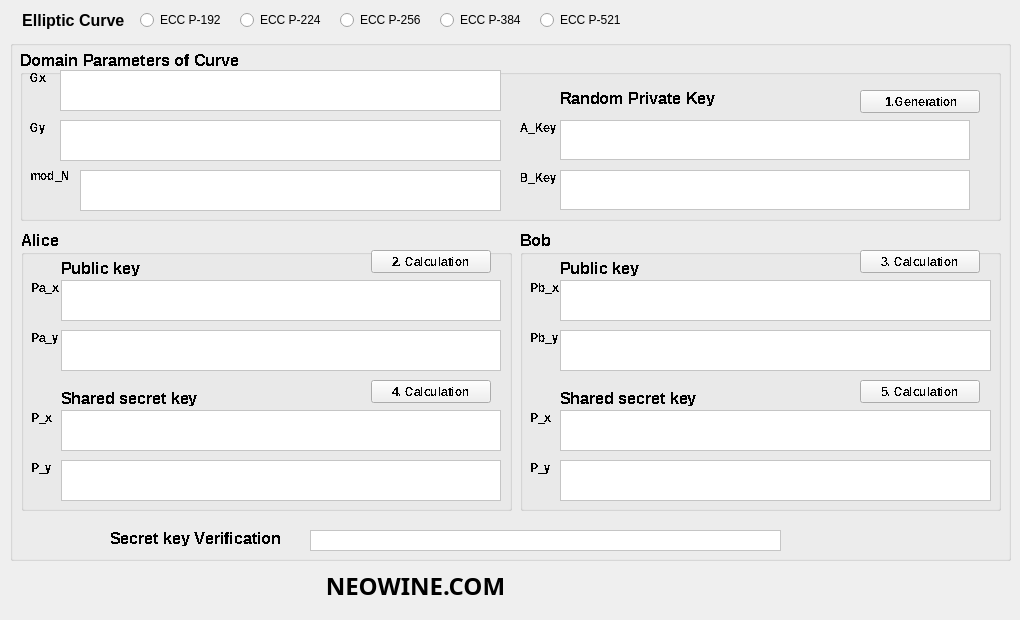
   <widget class="QWidget" name="tab">
    <attribute name="title">
     <string>ECDH</string>
    </attribute>
    <widget class="QGroupBox" name="groupBox_5">
     <property name="geometry">
      <rect>
       <x>10</x>
       <y>40</y>
       <width>1001</width>
       <height>521</height>
      </rect>
     </property>
     <property name="font">
      <font>
       <family>Arial</family>
       <pointsize>18</pointsize>
       <weight>75</weight>
       <bold>true</bold>
       <stylestrategy>NoAntialias</stylestrategy>
       <kerning>false</kerning>
      </font>
     </property>
     <property name="title">
      <string/>
     </property>
     <widget class="QGroupBox" name="groupBox_2">
      <property name="geometry">
       <rect>
        <x>10</x>
        <y>10</y>
        <width>981</width>
        <height>171</height>
       </rect>
      </property>
      <property name="font">
       <font>
        <pointsize>12</pointsize>
        <weight>75</weight>
        <bold>true</bold>
       </font>
      </property>
      <property name="title">
       <string>Domain Parameters of Curve</string>
      </property>
      <widget class="QLabel" name="label_2">
       <property name="geometry">
        <rect>
         <x>10</x>
         <y>20</y>
         <width>21</width>
         <height>16</height>
        </rect>
       </property>
       <property name="font">
        <font>
         <pointsize>9</pointsize>
        </font>
       </property>
       <property name="text">
        <string>Gx</string>
       </property>
      </widget>
      <widget class="QLabel" name="label_5">
       <property name="geometry">
        <rect>
         <x>10</x>
         <y>70</y>
         <width>21</width>
         <height>16</height>
        </rect>
       </property>
       <property name="font">
        <font>
         <pointsize>9</pointsize>
        </font>
       </property>
       <property name="text">
        <string>Gy</string>
       </property>
      </widget>
      <widget class="QLabel" name="label_4">
       <property name="geometry">
        <rect>
         <x>10</x>
         <y>120</y>
         <width>56</width>
         <height>12</height>
        </rect>
       </property>
       <property name="font">
        <font>
         <pointsize>9</pointsize>
        </font>
       </property>
       <property name="text">
        <string>mod_N</string>
       </property>
      </widget>
      <widget class="QTextBrowser" name="edit_gx">
       <property name="geometry">
        <rect>
         <x>40</x>
         <y>20</y>
         <width>441</width>
         <height>41</height>
        </rect>
       </property>
       <property name="font">
        <font>
         <pointsize>9</pointsize>
         <weight>50</weight>
         <bold>false</bold>
        </font>
       </property>
       <property name="styleSheet">
        <string notr="true">background-color: rgb(255, 255, 255);</string>
       </property>
       <property name="verticalScrollBarPolicy">
        <enum>Qt::ScrollBarAsNeeded</enum>
       </property>
      </widget>
      <widget class="QTextBrowser" name="edit_gy">
       <property name="geometry">
        <rect>
         <x>40</x>
         <y>70</y>
         <width>441</width>
         <height>41</height>
        </rect>
       </property>
       <property name="font">
        <font>
         <pointsize>9</pointsize>
         <weight>50</weight>
         <bold>false</bold>
        </font>
       </property>
       <property name="styleSheet">
        <string notr="true">background-color: rgb(255, 255, 255);</string>
       </property>
       <property name="verticalScrollBarPolicy">
        <enum>Qt::ScrollBarAsNeeded</enum>
       </property>
      </widget>
      <widget class="QTextBrowser" name="edit_p">
       <property name="geometry">
        <rect>
         <x>60</x>
         <y>120</y>
         <width>421</width>
         <height>41</height>
        </rect>
       </property>
       <property name="font">
        <font>
         <pointsize>9</pointsize>
         <weight>50</weight>
         <bold>false</bold>
        </font>
       </property>
       <property name="styleSheet">
        <string notr="true">background-color: rgb(255, 255, 255);</string>
       </property>
       <property name="verticalScrollBarPolicy">
        <enum>Qt::ScrollBarAsNeeded</enum>
       </property>
      </widget>
      <widget class="QLabel" name="label_6">
       <property name="geometry">
        <rect>
         <x>500</x>
         <y>70</y>
         <width>41</width>
         <height>16</height>
        </rect>
       </property>
       <property name="font">
        <font>
         <pointsize>9</pointsize>
        </font>
       </property>
       <property name="text">
        <string>A_Key</string>
       </property>
      </widget>
      <widget class="QLabel" name="label_7">
       <property name="geometry">
        <rect>
         <x>500</x>
         <y>120</y>
         <width>41</width>
         <height>16</height>
        </rect>
       </property>
       <property name="font">
        <font>
         <pointsize>9</pointsize>
        </font>
       </property>
       <property name="text">
        <string>B_Key</string>
       </property>
      </widget>
      <widget class="QLabel" name="label_3">
       <property name="geometry">
        <rect>
         <x>540</x>
         <y>40</y>
         <width>161</width>
         <height>16</height>
        </rect>
       </property>
       <property name="font">
        <font>
         <pointsize>12</pointsize>
        </font>
       </property>
       <property name="text">
        <string>Random Private Key</string>
       </property>
      </widget>
      <widget class="QPushButton" name="pb_rng">
       <property name="geometry">
        <rect>
         <x>840</x>
         <y>40</y>
         <width>120</width>
         <height>23</height>
        </rect>
       </property>
       <property name="font">
        <font>
         <pointsize>9</pointsize>
        </font>
       </property>
       <property name="text">
        <string> 1.Generation</string>
       </property>
      </widget>
      <widget class="QTextEdit" name="edit_ka">
       <property name="geometry">
        <rect>
         <x>540</x>
         <y>70</y>
         <width>410</width>
         <height>40</height>
        </rect>
       </property>
       <property name="font">
        <font>
         <pointsize>9</pointsize>
         <weight>50</weight>
         <bold>false</bold>
        </font>
       </property>
       <property name="styleSheet">
        <string notr="true">background-color: rgb(255, 255, 255);</string>
       </property>
      </widget>
      <widget class="QTextEdit" name="edit_kb">
       <property name="geometry">
        <rect>
         <x>540</x>
         <y>120</y>
         <width>410</width>
         <height>40</height>
        </rect>
       </property>
       <property name="font">
        <font>
         <pointsize>9</pointsize>
         <weight>50</weight>
         <bold>false</bold>
        </font>
       </property>
       <property name="styleSheet">
        <string notr="true">background-color: rgb(255, 255, 255);</string>
       </property>
      </widget>
     </widget>
     <widget class="QGroupBox" name="groupBox_3">
      <property name="geometry">
       <rect>
        <x>510</x>
        <y>190</y>
        <width>481</width>
        <height>281</height>
       </rect>
      </property>
      <property name="font">
       <font>
        <pointsize>12</pointsize>
        <weight>75</weight>
        <bold>true</bold>
       </font>
      </property>
      <property name="title">
       <string>Bob</string>
      </property>
      <widget class="QTextBrowser" name="edit_pbx">
       <property name="geometry">
        <rect>
         <x>40</x>
         <y>50</y>
         <width>431</width>
         <height>41</height>
        </rect>
       </property>
       <property name="font">
        <font>
         <pointsize>9</pointsize>
         <weight>50</weight>
         <bold>false</bold>
        </font>
       </property>
       <property name="styleSheet">
        <string notr="true">background-color: rgb(255, 255, 255);</string>
       </property>
       <property name="verticalScrollBarPolicy">
        <enum>Qt::ScrollBarAsNeeded</enum>
       </property>
      </widget>
      <widget class="QTextBrowser" name="edit_secretbx">
       <property name="geometry">
        <rect>
         <x>40</x>
         <y>180</y>
         <width>431</width>
         <height>41</height>
        </rect>
       </property>
       <property name="font">
        <font>
         <pointsize>9</pointsize>
         <weight>50</weight>
         <bold>false</bold>
        </font>
       </property>
       <property name="styleSheet">
        <string notr="true">background-color: rgb(255, 255, 255);</string>
       </property>
       <property name="verticalScrollBarPolicy">
        <enum>Qt::ScrollBarAsNeeded</enum>
       </property>
      </widget>
      <widget class="QTextBrowser" name="edit_pby">
       <property name="geometry">
        <rect>
         <x>40</x>
         <y>100</y>
         <width>431</width>
         <height>41</height>
        </rect>
       </property>
       <property name="font">
        <font>
         <pointsize>9</pointsize>
         <weight>50</weight>
         <bold>false</bold>
        </font>
       </property>
       <property name="styleSheet">
        <string notr="true">background-color: rgb(255, 255, 255);</string>
       </property>
       <property name="verticalScrollBarPolicy">
        <enum>Qt::ScrollBarAsNeeded</enum>
       </property>
      </widget>
      <widget class="QTextBrowser" name="edit_secretby">
       <property name="geometry">
        <rect>
         <x>40</x>
         <y>230</y>
         <width>431</width>
         <height>41</height>
        </rect>
       </property>
       <property name="font">
        <font>
         <pointsize>9</pointsize>
         <weight>50</weight>
         <bold>false</bold>
        </font>
       </property>
       <property name="styleSheet">
        <string notr="true">background-color: rgb(255, 255, 255);</string>
       </property>
       <property name="verticalScrollBarPolicy">
        <enum>Qt::ScrollBarAsNeeded</enum>
       </property>
      </widget>
      <widget class="QPushButton" name="pb_bob_pk">
       <property name="geometry">
        <rect>
         <x>340</x>
         <y>20</y>
         <width>120</width>
         <height>23</height>
        </rect>
       </property>
       <property name="font">
        <font>
         <pointsize>9</pointsize>
        </font>
       </property>
       <property name="text">
        <string>3. Calculation</string>
       </property>
      </widget>
      <widget class="QPushButton" name="pb_bob_s">
       <property name="geometry">
        <rect>
         <x>340</x>
         <y>150</y>
         <width>120</width>
         <height>23</height>
        </rect>
       </property>
       <property name="font">
        <font>
         <pointsize>9</pointsize>
        </font>
       </property>
       <property name="text">
        <string>5. Calculation</string>
       </property>
      </widget>
      <widget class="QLabel" name="label">
       <property name="geometry">
        <rect>
         <x>40</x>
         <y>30</y>
         <width>81</width>
         <height>16</height>
        </rect>
       </property>
       <property name="font">
        <font>
         <pointsize>12</pointsize>
        </font>
       </property>
       <property name="text">
        <string>Public key</string>
       </property>
      </widget>
      <widget class="QLabel" name="label_11">
       <property name="geometry">
        <rect>
         <x>40</x>
         <y>160</y>
         <width>141</width>
         <height>16</height>
        </rect>
       </property>
       <property name="font">
        <font>
         <pointsize>12</pointsize>
        </font>
       </property>
       <property name="text">
        <string>Shared secret key</string>
       </property>
      </widget>
      <widget class="QLabel" name="label_15">
       <property name="geometry">
        <rect>
         <x>10</x>
         <y>100</y>
         <width>31</width>
         <height>16</height>
        </rect>
       </property>
       <property name="font">
        <font>
         <pointsize>9</pointsize>
        </font>
       </property>
       <property name="text">
        <string>Pb_y</string>
       </property>
      </widget>
      <widget class="QLabel" name="label_14">
       <property name="geometry">
        <rect>
         <x>10</x>
         <y>50</y>
         <width>31</width>
         <height>16</height>
        </rect>
       </property>
       <property name="font">
        <font>
         <pointsize>9</pointsize>
        </font>
       </property>
       <property name="text">
        <string>Pb_x</string>
       </property>
      </widget>
      <widget class="QLabel" name="label_19">
       <property name="geometry">
        <rect>
         <x>10</x>
         <y>180</y>
         <width>31</width>
         <height>16</height>
        </rect>
       </property>
       <property name="font">
        <font>
         <pointsize>9</pointsize>
        </font>
       </property>
       <property name="text">
        <string>P_x</string>
       </property>
      </widget>
      <widget class="QLabel" name="label_18">
       <property name="geometry">
        <rect>
         <x>10</x>
         <y>230</y>
         <width>31</width>
         <height>16</height>
        </rect>
       </property>
       <property name="font">
        <font>
         <pointsize>9</pointsize>
        </font>
       </property>
       <property name="text">
        <string>P_y</string>
       </property>
      </widget>
     </widget>
     <widget class="QGroupBox" name="groupBox">
      <property name="geometry">
       <rect>
        <x>11</x>
        <y>190</y>
        <width>491</width>
        <height>281</height>
       </rect>
      </property>
      <property name="font">
       <font>
        <pointsize>12</pointsize>
        <weight>75</weight>
        <bold>true</bold>
       </font>
      </property>
      <property name="title">
       <string>Alice</string>
      </property>
      <widget class="QTextBrowser" name="edit_pax">
       <property name="geometry">
        <rect>
         <x>40</x>
         <y>50</y>
         <width>440</width>
         <height>41</height>
        </rect>
       </property>
       <property name="font">
        <font>
         <pointsize>9</pointsize>
         <weight>50</weight>
         <bold>false</bold>
        </font>
       </property>
       <property name="styleSheet">
        <string notr="true">background-color: rgb(255, 255, 255);</string>
       </property>
       <property name="verticalScrollBarPolicy">
        <enum>Qt::ScrollBarAsNeeded</enum>
       </property>
      </widget>
      <widget class="QTextBrowser" name="edit_pay">
       <property name="geometry">
        <rect>
         <x>40</x>
         <y>100</y>
         <width>440</width>
         <height>41</height>
        </rect>
       </property>
       <property name="font">
        <font>
         <pointsize>9</pointsize>
         <weight>50</weight>
         <bold>false</bold>
        </font>
       </property>
       <property name="styleSheet">
        <string notr="true">background-color: rgb(255, 255, 255);</string>
       </property>
       <property name="verticalScrollBarPolicy">
        <enum>Qt::ScrollBarAsNeeded</enum>
       </property>
      </widget>
      <widget class="QTextBrowser" name="edit_secretay">
       <property name="geometry">
        <rect>
         <x>40</x>
         <y>230</y>
         <width>440</width>
         <height>41</height>
        </rect>
       </property>
       <property name="font">
        <font>
         <pointsize>9</pointsize>
         <weight>50</weight>
         <bold>false</bold>
        </font>
       </property>
       <property name="styleSheet">
        <string notr="true">background-color: rgb(255, 255, 255);</string>
       </property>
       <property name="verticalScrollBarPolicy">
        <enum>Qt::ScrollBarAsNeeded</enum>
       </property>
      </widget>
      <widget class="QTextBrowser" name="edit_secretax">
       <property name="geometry">
        <rect>
         <x>40</x>
         <y>180</y>
         <width>440</width>
         <height>41</height>
        </rect>
       </property>
       <property name="font">
        <font>
         <pointsize>9</pointsize>
         <weight>50</weight>
         <bold>false</bold>
        </font>
       </property>
       <property name="styleSheet">
        <string notr="true">background-color: rgb(255, 255, 255);</string>
       </property>
       <property name="verticalScrollBarPolicy">
        <enum>Qt::ScrollBarAsNeeded</enum>
       </property>
      </widget>
      <widget class="QPushButton" name="pb_alice_pk">
       <property name="geometry">
        <rect>
         <x>350</x>
         <y>20</y>
         <width>120</width>
         <height>23</height>
        </rect>
       </property>
       <property name="font">
        <font>
         <pointsize>9</pointsize>
        </font>
       </property>
       <property name="text">
        <string>2. Calculation</string>
       </property>
      </widget>
      <widget class="QPushButton" name="pb_alice_s">
       <property name="geometry">
        <rect>
         <x>350</x>
         <y>150</y>
         <width>120</width>
         <height>23</height>
        </rect>
       </property>
       <property name="font">
        <font>
         <pointsize>9</pointsize>
        </font>
       </property>
       <property name="text">
        <string>4. Calculation</string>
       </property>
      </widget>
      <widget class="QLabel" name="label_9">
       <property name="geometry">
        <rect>
         <x>40</x>
         <y>30</y>
         <width>91</width>
         <height>16</height>
        </rect>
       </property>
       <property name="font">
        <font>
         <pointsize>12</pointsize>
        </font>
       </property>
       <property name="text">
        <string>Public key</string>
       </property>
      </widget>
      <widget class="QLabel" name="label_10">
       <property name="geometry">
        <rect>
         <x>40</x>
         <y>160</y>
         <width>141</width>
         <height>16</height>
        </rect>
       </property>
       <property name="font">
        <font>
         <pointsize>12</pointsize>
        </font>
       </property>
       <property name="text">
        <string>Shared secret key</string>
       </property>
      </widget>
      <widget class="QLabel" name="label_12">
       <property name="geometry">
        <rect>
         <x>10</x>
         <y>50</y>
         <width>31</width>
         <height>16</height>
        </rect>
       </property>
       <property name="font">
        <font>
         <pointsize>9</pointsize>
        </font>
       </property>
       <property name="text">
        <string>Pa_x</string>
       </property>
      </widget>
      <widget class="QLabel" name="label_13">
       <property name="geometry">
        <rect>
         <x>10</x>
         <y>100</y>
         <width>31</width>
         <height>16</height>
        </rect>
       </property>
       <property name="font">
        <font>
         <pointsize>9</pointsize>
        </font>
       </property>
       <property name="text">
        <string>Pa_y</string>
       </property>
      </widget>
      <widget class="QLabel" name="label_17">
       <property name="geometry">
        <rect>
         <x>10</x>
         <y>230</y>
         <width>31</width>
         <height>16</height>
        </rect>
       </property>
       <property name="font">
        <font>
         <pointsize>9</pointsize>
        </font>
       </property>
       <property name="text">
        <string>P_y</string>
       </property>
      </widget>
      <widget class="QLabel" name="label_16">
       <property name="geometry">
        <rect>
         <x>10</x>
         <y>180</y>
         <width>31</width>
         <height>16</height>
        </rect>
       </property>
       <property name="font">
        <font>
         <pointsize>9</pointsize>
        </font>
       </property>
       <property name="text">
        <string>P_x</string>
       </property>
      </widget>
     </widget>
     <widget class="QLabel" name="label_8">
      <property name="geometry">
       <rect>
        <x>100</x>
        <y>490</y>
        <width>191</width>
        <height>16</height>
       </rect>
      </property>
      <property name="font">
       <font>
        <pointsize>12</pointsize>
        <weight>75</weight>
        <bold>true</bold>
       </font>
      </property>
      <property name="text">
       <string>Secret key Verification</string>
      </property>
     </widget>
     <widget class="QTextBrowser" name="edit_matched">
      <property name="geometry">
       <rect>
        <x>300</x>
        <y>490</y>
        <width>471</width>
        <height>21</height>
       </rect>
      </property>
      <property name="font">
       <font>
        <pointsize>9</pointsize>
        <weight>50</weight>
        <bold>false</bold>
       </font>
      </property>
      <property name="styleSheet">
       <string notr="true">background-color: rgb(255, 255, 255);</string>
      </property>
      <property name="verticalScrollBarPolicy">
       <enum>Qt::ScrollBarAlwaysOff</enum>
      </property>
     </widget>
    </widget>
    <widget class="QLabel" name="label_52">
     <property name="geometry">
      <rect>
       <x>10</x>
       <y>10</y>
       <width>131</width>
       <height>21</height>
      </rect>
     </property>
     <property name="font">
      <font>
       <pointsize>12</pointsize>
       <weight>75</weight>
       <bold>true</bold>
      </font>
     </property>
     <property name="text">
      <string>&lt;html&gt;&lt;head/&gt;&lt;body&gt;&lt;p align=&quot;center&quot;&gt;Elliptic Curve &lt;/p&gt;&lt;/body&gt;&lt;/html&gt;</string>
     </property>
    </widget>
    <widget class="QRadioButton" name="ecc_384">
     <property name="geometry">
      <rect>
       <x>440</x>
       <y>10</y>
       <width>91</width>
       <height>20</height>
      </rect>
     </property>
     <property name="font">
      <font>
       <pointsize>9</pointsize>
       <weight>50</weight>
       <bold>false</bold>
      </font>
     </property>
     <property name="text">
      <string>ECC P-384</string>
     </property>
    </widget>
    <widget class="QRadioButton" name="ecc_256">
     <property name="geometry">
      <rect>
       <x>340</x>
       <y>10</y>
       <width>91</width>
       <height>20</height>
      </rect>
     </property>
     <property name="font">
      <font>
       <pointsize>9</pointsize>
       <weight>50</weight>
       <bold>false</bold>
      </font>
     </property>
     <property name="text">
      <string>ECC P-256</string>
     </property>
    </widget>
    <widget class="QRadioButton" name="ecc_521">
     <property name="geometry">
      <rect>
       <x>540</x>
       <y>10</y>
       <width>91</width>
       <height>20</height>
      </rect>
     </property>
     <property name="font">
      <font>
       <pointsize>9</pointsize>
       <weight>50</weight>
       <bold>false</bold>
      </font>
     </property>
     <property name="text">
      <string>ECC P-521</string>
     </property>
    </widget>
    <widget class="QRadioButton" name="ecc_224">
     <property name="geometry">
      <rect>
       <x>240</x>
       <y>10</y>
       <width>91</width>
       <height>20</height>
      </rect>
     </property>
     <property name="font">
      <font>
       <pointsize>9</pointsize>
       <weight>50</weight>
       <bold>false</bold>
      </font>
     </property>
     <property name="text">
      <string>ECC P-224</string>
     </property>
    </widget>
    <widget class="QRadioButton" name="ecc_192">
     <property name="geometry">
      <rect>
       <x>140</x>
       <y>10</y>
       <width>91</width>
       <height>20</height>
      </rect>
     </property>
     <property name="font">
      <font>
       <pointsize>9</pointsize>
       <weight>50</weight>
       <bold>false</bold>
      </font>
     </property>
     <property name="text">
      <string>ECC P-192</string>
     </property>
    </widget>
    <widget class="QLabel" name="label_31">
     <property name="geometry">
      <rect>
       <x>-20</x>
       <y>560</y>
       <width>871</width>
       <height>51</height>
      </rect>
     </property>
     <property name="font">
      <font>
       <family>맑은 고딕</family>
       <pointsize>18</pointsize>
       <weight>75</weight>
       <bold>true</bold>
      </font>
     </property>
     <property name="text">
      <string>NEOWINE.COM</string>
     </property>
     <property name="alignment">
      <set>Qt::AlignCenter</set>
     </property>
    </widget>
   </widget>
